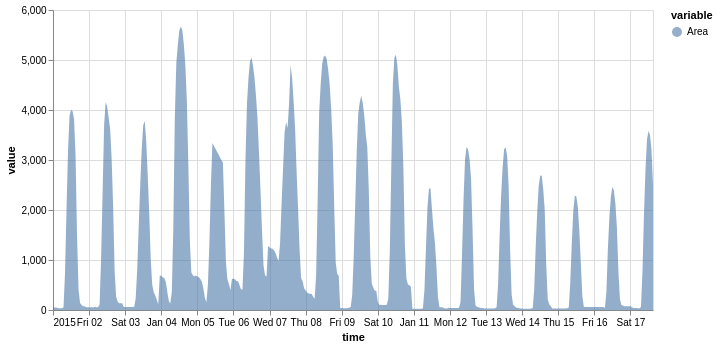

The notebook cell saved with this chart:
### Markdown cell above
With a single time series

### Code cell
on.Plot(ts_uni.head(400))\
    .add(on.marks.area)\
    .properties(width=600)\
    .show()

### Figure 1 — Vega specification as saved in the notebook (floating-point values rounded to 4 significant figures; data arrays with more than 128 entries replaced by an {"elided": "..."} marker saying what was removed)
{"$schema": "https://vega.github.io/schema/vega/v5.json", "data": [{"name": "source_0", "values": {"elided": "400 records"}, "transform": [{"type": "formula", "expr": "toDate(datum['time'])", "as": "time"}]}, {"name": "source_0_color_domain_area", "values": [{"area": "Area"}]}], "marks": [{"type": "group", "name": "layer_0_pathgroup", "from": {"facet": {"data": "source_0", "name": "faceted_path_layer_0_main", "groupby": ["area"]}}, "encode": {"update": {"width": {"field": {"signal": null, "datum": null, "group": "width", "parent": null}}, "height": {"field": {"signal": null, "datum": null, "group": "height", "parent": null}}}}, "marks": [{"type": "area", "name": "layer_0_marks", "from": {"data": "faceted_path_layer_0_main"}, "sort": {"field": "x"}, "encode": {"update": {"fill": {"field": "area", "scale": "color"}, "opacity": {"value": 0.6}, "orient": {"value": "vertical"}, "y": {"field": "value_end", "scale": "y"}, "defined": {"signal": "isValid(datum[\"time\"]) && isFinite(+datum[\"time\"]) && isValid(datum[\"value\"]) && isFinite(+datum[\"value\"])"}, "y2": {"field": "value_start", "scale": "y"}, "x": {"field": "time", "scale": "x"}}}, "style": ["area"]}]}], "scales": [{"name": "x", "type": "time", "domain": {"data": "source_0", "field": "time"}, "range": [0, {"signal": "width"}]}, {"name": "y", "type": "linear", "domain": {"data": "source_0", "fields": ["value_start", "value_end"]}, "range": [{"signal": "height"}, 0], "zero": true, "nice": true}, {"name": "color", "type": "ordinal", "domain": {"data": "source_0_color_domain_area", "field": "area", "sort": true}, "range": "category"}], "axes": [{"scale": "x", "labels": false, "minExtent": 0, "gridScale": "y", "domain": false, "aria": false, "maxExtent": 0, "zindex": 0, "ticks": false, "orient": "bottom", "grid": true, "tickCount": {"signal": "ceil(width/40)"}}, {"scale": "y", "gridScale": "x", "grid": true, "ticks": false, "tickCount": {"signal": "ceil(height/40)"}, "aria": false, "orient": "left", "minExtent": 0, "domain": false, "zindex": 0, "labels": false, "maxExtent": 0}, {"scale": "x", "labelOverlap": true, "grid": false, "title": "time", "orient": "bottom", "labelFlush": true, "tickCount": {"signal": "ceil(width/40)"}, "zindex": 0}, {"scale": "y", "zindex": 0, "grid": false, "tickCount": {"signal": "ceil(height/40)"}, "orient": "left", "title": "value", "labelOverlap": true}], "height": 300, "width": 600, "legends": [{"title": "variable", "fill": "color", "symbolType": "circle", "encode": {"symbols": {"update": {"opacity": {"value": 0.6}}}}}], "style": "cell", "padding": 5, "background": "white"}
